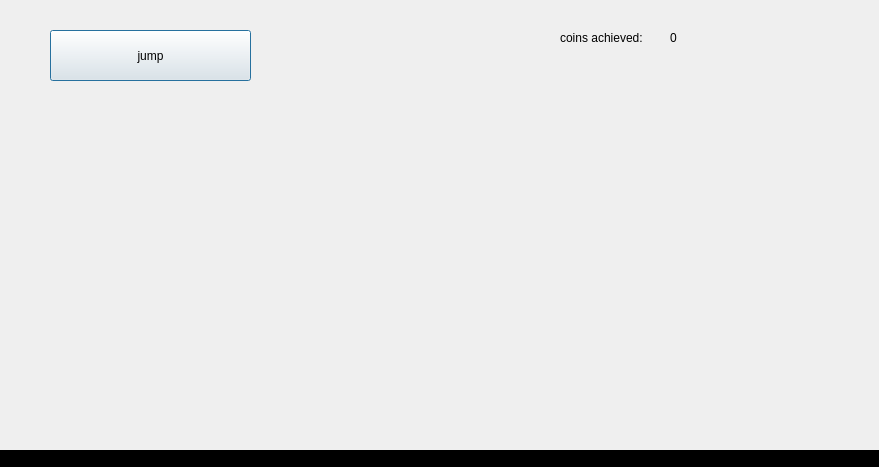
<?xml version="1.0" encoding="UTF-8"?>
<ui version="4.0">
 <class>DinoGame</class>
 <widget class="QDialog" name="DinoGame">
  <property name="geometry">
   <rect>
    <x>0</x>
    <y>0</y>
    <width>879</width>
    <height>467</height>
   </rect>
  </property>
  <property name="windowTitle">
   <string>Dialog</string>
  </property>
  <widget class="QLabel" name="label">
   <property name="geometry">
    <rect>
     <x>560</x>
     <y>30</y>
     <width>101</width>
     <height>16</height>
    </rect>
   </property>
   <property name="text">
    <string>coins achieved:</string>
   </property>
  </widget>
  <widget class="QLabel" name="coins">
   <property name="geometry">
    <rect>
     <x>670</x>
     <y>30</y>
     <width>101</width>
     <height>16</height>
    </rect>
   </property>
   <property name="text">
    <string>0</string>
   </property>
  </widget>
  <widget class="QLabel" name="dino">
   <property name="geometry">
    <rect>
     <x>140</x>
     <y>360</y>
     <width>91</width>
     <height>91</height>
    </rect>
   </property>
   <property name="styleSheet">
    <string notr="true">border-image:url(&quot;:/images/images/dino.png&quot;);
</string>
   </property>
   <property name="text">
    <string/>
   </property>
  </widget>
  <widget class="QLabel" name="bar1">
   <property name="geometry">
    <rect>
     <x>710</x>
     <y>380</y>
     <width>71</width>
     <height>71</height>
    </rect>
   </property>
   <property name="styleSheet">
    <string notr="true">border-image:url(&quot;:/images/images/barrier.png&quot;);
</string>
   </property>
   <property name="text">
    <string/>
   </property>
  </widget>
  <widget class="QLabel" name="cloud3">
   <property name="geometry">
    <rect>
     <x>140</x>
     <y>190</y>
     <width>141</width>
     <height>51</height>
    </rect>
   </property>
   <property name="styleSheet">
    <string notr="true">border-image:url(&quot;:/images/images/cloud.png&quot;);
</string>
   </property>
   <property name="text">
    <string/>
   </property>
  </widget>
  <widget class="QLabel" name="bar3">
   <property name="geometry">
    <rect>
     <x>730</x>
     <y>380</y>
     <width>71</width>
     <height>71</height>
    </rect>
   </property>
   <property name="styleSheet">
    <string notr="true">border-image:url(&quot;:/images/images/barrier.png&quot;);
</string>
   </property>
   <property name="text">
    <string/>
   </property>
  </widget>
  <widget class="Line" name="line">
   <property name="geometry">
    <rect>
     <x>0</x>
     <y>450</y>
     <width>881</width>
     <height>20</height>
    </rect>
   </property>
   <property name="styleSheet">
    <string notr="true">background-color:black</string>
   </property>
   <property name="orientation">
    <enum>Qt::Horizontal</enum>
   </property>
  </widget>
  <widget class="QPushButton" name="pushButton">
   <property name="geometry">
    <rect>
     <x>50</x>
     <y>30</y>
     <width>201</width>
     <height>51</height>
    </rect>
   </property>
   <property name="text">
    <string>jump</string>
   </property>
  </widget>
  <widget class="QLabel" name="cloud2">
   <property name="geometry">
    <rect>
     <x>530</x>
     <y>120</y>
     <width>141</width>
     <height>51</height>
    </rect>
   </property>
   <property name="styleSheet">
    <string notr="true">border-image:url(&quot;:/images/images/cloud.png&quot;);
</string>
   </property>
   <property name="text">
    <string/>
   </property>
  </widget>
  <widget class="QLabel" name="bar2">
   <property name="geometry">
    <rect>
     <x>730</x>
     <y>380</y>
     <width>71</width>
     <height>71</height>
    </rect>
   </property>
   <property name="styleSheet">
    <string notr="true">border-image:url(&quot;:/images/images/barrier.png&quot;);
</string>
   </property>
   <property name="text">
    <string/>
   </property>
  </widget>
  <widget class="QLabel" name="cloud1">
   <property name="geometry">
    <rect>
     <x>290</x>
     <y>40</y>
     <width>141</width>
     <height>51</height>
    </rect>
   </property>
   <property name="styleSheet">
    <string notr="true">border-image:url(&quot;:/images/images/cloud.png&quot;);
</string>
   </property>
   <property name="text">
    <string/>
   </property>
  </widget>
 </widget>
 <resources/>
 <connections/>
</ui>
